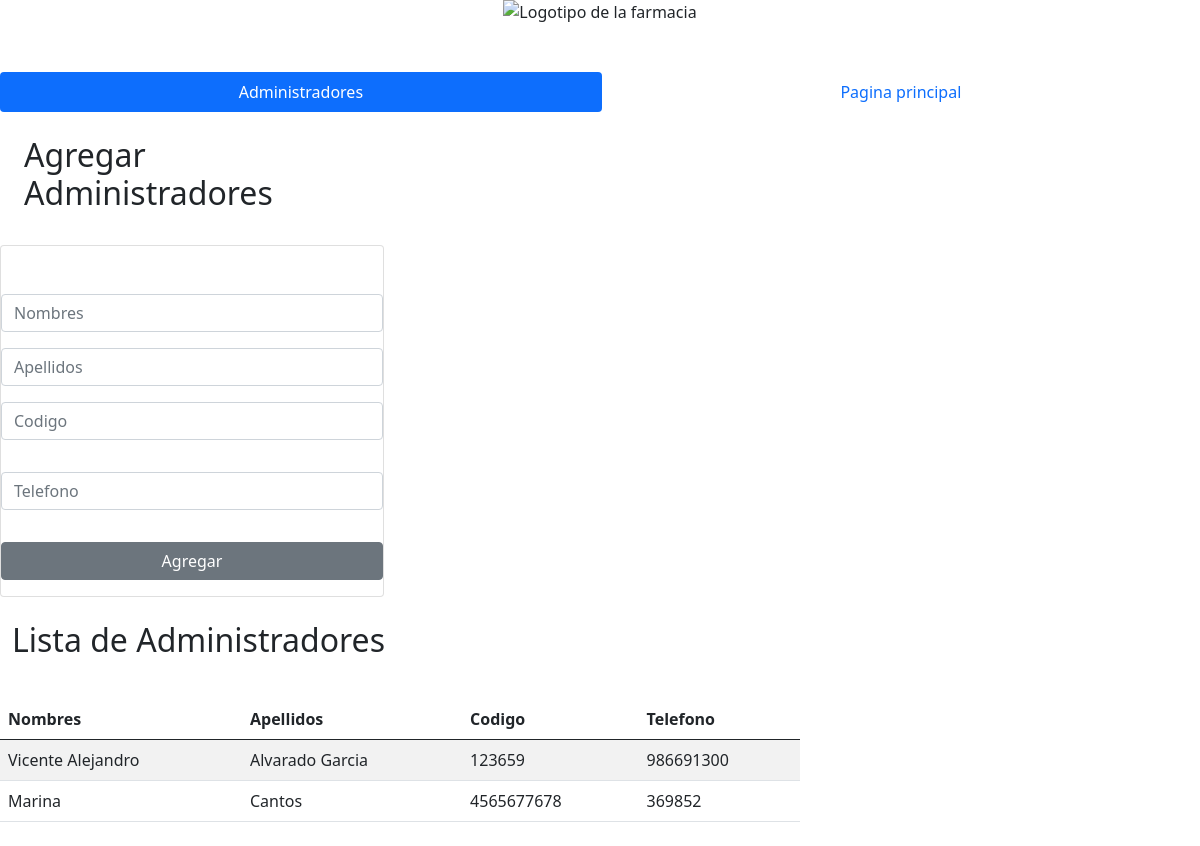
Page /g_administrador.html on the committed database.
### Aplicaciones/Farmax/models.py (models this page shows, shortened)
class Administrador(models.Model):
    codigo = models.CharField(primary_key=True, max_length=6)
    nombres = models.CharField(max_length=50)
    apellidos = models.CharField(max_length=50)
    codigo = models.IntegerField(primary_key=True, max_length=6)
    telefono = models.IntegerField(max_length=10)

### Aplicaciones/Farmax/views.py (the view)
# urls.py: path('g_administrador.html', views.administrador),
def administrador(request):
    administrador = Administrador.objects.all()
    return render(request, "g_administrador.html", {"Administradores": administrador})

### Aplicaciones/Farmax/templates/g_administrador.html (shortened to what this page needs)
<!DOCTYPE html>
<html lang="en">
<head>
    <link href="https://cdn.jsdelivr.net/npm/bootstrap@5.0.2/dist/css/bootstrap.min.css" rel="stylesheet"
>
</head>
<body>
  <div  class="container d-flex align-items-center flex-column ">
    <img class="masthead-avatar mb-5" src="https://dynamic.brandcrowd.com/asset/logo/8a8ab187-ec74-41f2-904f-c6a54f963e05/logo-search-grid-1x?v=637680972085430000&text=Farmacia+La+chabelita&colorpalette=blue" alt="Logotipo de la farmacia" />
  </div>
  <ul class="nav nav-pills nav-fill">
    <li class="nav-item">
        <a class="nav-link active" aria-current="page" href="g_administrador.html">Administradores</a>
    </li>
    <li class="nav-item">
      <a class="nav-link" href="g_principal.html">Pagina principal</a>
    </li>
  </ul>
  <div class="row">
    <div class="col-sm-12 col-md-6 col-lg-4 col-xl-4">
      <h2 class="container py-4">Agregar Administradores</h2>
      <div class="card">
          <div class="card-body">
                  </div>
                  <div class="form-group py-3">
                      <input type="text" id="txtNombres" name="txtNombres" class="form-control" placeholder="Nombres"
                          maxlength="50" required>
                  </div>
                  <div class="form-group ">
                      <input type="text" id="txtApellidos" name="txtApellidos" class="form-control" placeholder="Apellidos"
                          maxlength="50" required>
                  </div>
                  <div class="form-group py-3">
                    <input type="text" id="numCodigo" name="numCodigo" class="form-control" placeholder="Codigo"
                        minlength="10" maxlength="10" required>
                  </div>
                  <div class="form-group py-3">
                    <input type="text" id="numTelefono" name="numTelefono" class="form-control" placeholder="Telefono"
                        maxlength="50" required>
                </div>
                  <div class="d-grid gap-2 py-3">
                    <button class="btn btn-secondary" type="submit">Agregar</button>
                  </div>
          </div>
      </div>
    </div>
    <div class="col-sm-12 col-md-6 col-lg-8 col-xl-8">
      <h2 class="container py-4">Lista de Administradores</h2>
      <div class="table-responsive py-2">
        <table class="table table-striped">
            <thead>
              <th>Nombres</th>
              <th>Apellidos</th>
              <th>Codigo</th>
              <th>Telefono</th>
            </thead>
            <tbody>
                {%for i in Administradores%}
                <tr>
                    <td>{{i.nombres}}</td>
                    <td>{{i.apellidos}}</td>
                    <td>{{i.codigo}}</td>
                    <td>{{i.telefono}}</td>
                </tr>
                {% endfor %}
            </tbody>
        </table>
      </div>
    </div>
</body>
</html>

### rows in the picture
Administrador: nombres "Vicente Alejandro", apellidos "Alvarado Garcia", codigo "123659", telefono "986691300"
Administrador: nombres "Marina", apellidos "Cantos", codigo "4565677678", telefono "369852"
